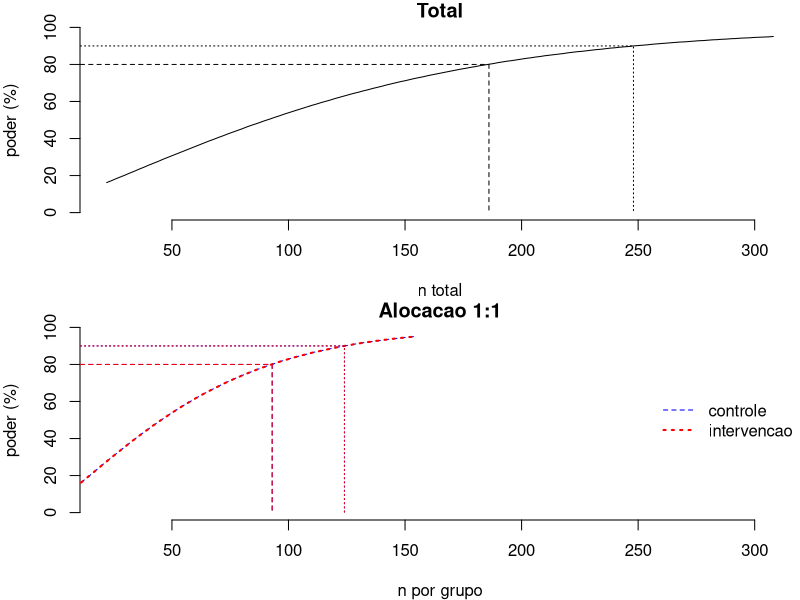

The R source for this figure:
# proporcoes (tamanho de efeito desejado)
if(!exists("pH0")){pH0 <- 0.5}
if(!exists("pH1")){pH1 <- 0.7}
if(!exists("alfa")){alfa <- 0.05}
if(!exists("razao_alocacao")){razao_alocacao <- 1}
if(!exists("alternative")){alternative <- "two.sided"}

max_poder <- 0.95 # criterio de parada
colnomes <- c("n_controle","n_intervencao","n_total","poder")
df_proppoder <- data.frame(matrix(nrow=0, ncol=length(colnomes)))
names(df_proppoder) <- colnomes

n <- 10 # n inicial
ok <- FALSE
while(!ok)
{
  n <- n+1
  n1 <- n
  n2 <- round(n1/razao_alocacao,0)
  res <-  pwr::pwr.2p2n.test(h = pwr::ES.h(p1 = pH1, p2 = pH0), 
                             n1 = n1, n2 = n2, 
                             sig.level = alfa,
                             alternative = alternative)
  df_tmp <- data.frame(n1,n2,n1+n2,round(res$power*100,1))
  names(df_tmp) <- colnomes
  df_proppoder <- rbind(df_proppoder, df_tmp)
  if (res$power >= max_poder)
  {
    ok <- TRUE
  }
}
# prmatrix(df_proppoder, 
#          rowlab=rep("",nrow(df_proppoder)) )

cat ("\nCalculo do tamanho da amostra:\n")
df_tmp <- df_proppoder
df_tmp$p80 <- df_tmp$poder>=80
df_tmp$p90 <- df_tmp$poder>=90
r80 <- which(df_tmp$p80); r80 <- r80[1]
r90 <- which(df_tmp$p90); r90 <- r90[1]
cat ("\nValores proximos a 80% de poder:\n")
prmatrix(df_proppoder[r80,], rowlab=rep("",length(r80)) )
cat ("\nValores proximos a 90% de poder:\n")
prmatrix(df_proppoder[r90,], rowlab=rep("",length(r90)) )

opar <- par()
layout(matrix(1:2,nrow=2),widths=c(1,1))
par(mar=c(4,4,1,0))

plot(df_proppoder$n_total,df_proppoder$poder,
     main="Total",
     xlab="n total",
     ylim=c(0,100), ylab="poder (%)",
     type="l", axes=FALSE)
axis(1)
axis(2)
lines(c(0,df_tmp$n_total[r80],df_tmp$n_total[r80]), c(80,80,0),lty=2)
lines(c(0,df_tmp$n_total[r90],df_tmp$n_total[r90]), c(90,90,0),lty=3)

plot(df_proppoder$n_controle,df_proppoder$poder,
     main=paste0("Alocacao ",razao_alocacao,":1"),
     xlab="n por grupo",
     xlim=c(min(df_proppoder$n_total),max(df_proppoder$n_total)),
     ylim=c(0,100), ylab="poder (%)",
     type="l", lty=2, col="blue", axes=FALSE)
axis(1)
axis(2)
lines(df_proppoder$n_intervencao,df_proppoder$poder,
     lwd=2, lty=3, col="red")
lines(c(0,df_tmp$n_controle[r80],df_tmp$n_controle[r80]), c(80,80,0),lty=2,col="blue")
lines(c(0,df_tmp$n_controle[r90],df_tmp$n_controle[r90]), c(90,90,0),lty=3,col="blue")
lines(c(0,df_tmp$n_intervencao[r80],df_tmp$n_intervencao[r80]), c(80,80,0),lty=2,col="red")
lines(c(0,df_tmp$n_intervencao[r90],df_tmp$n_intervencao[r90]), c(90,90,0),lty=3,col="red")
legend ("right",
        c("controle","intervencao"), 
        lty=c(2,3), 
        lwd=c(1,2), 
        pch=NA,
        col=c("blue","red"), 
        bty="n")

par <- opar
